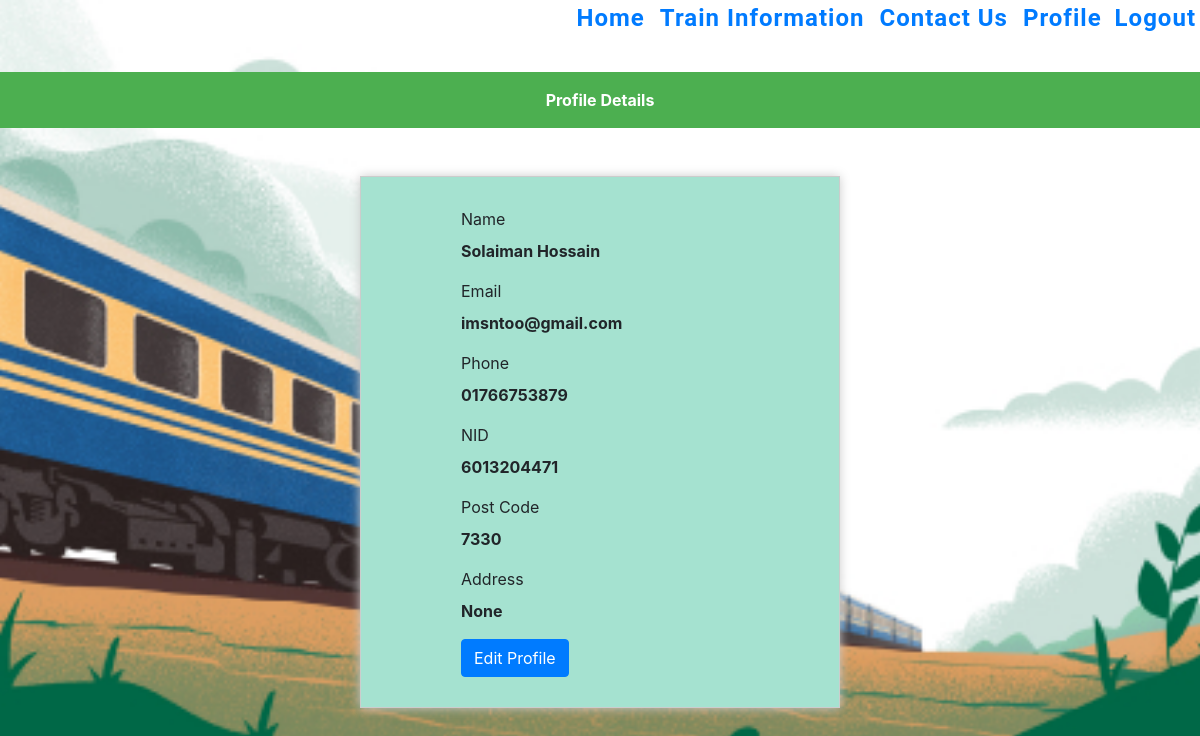
The app's page /profile/imsntoo (signed in), older data.
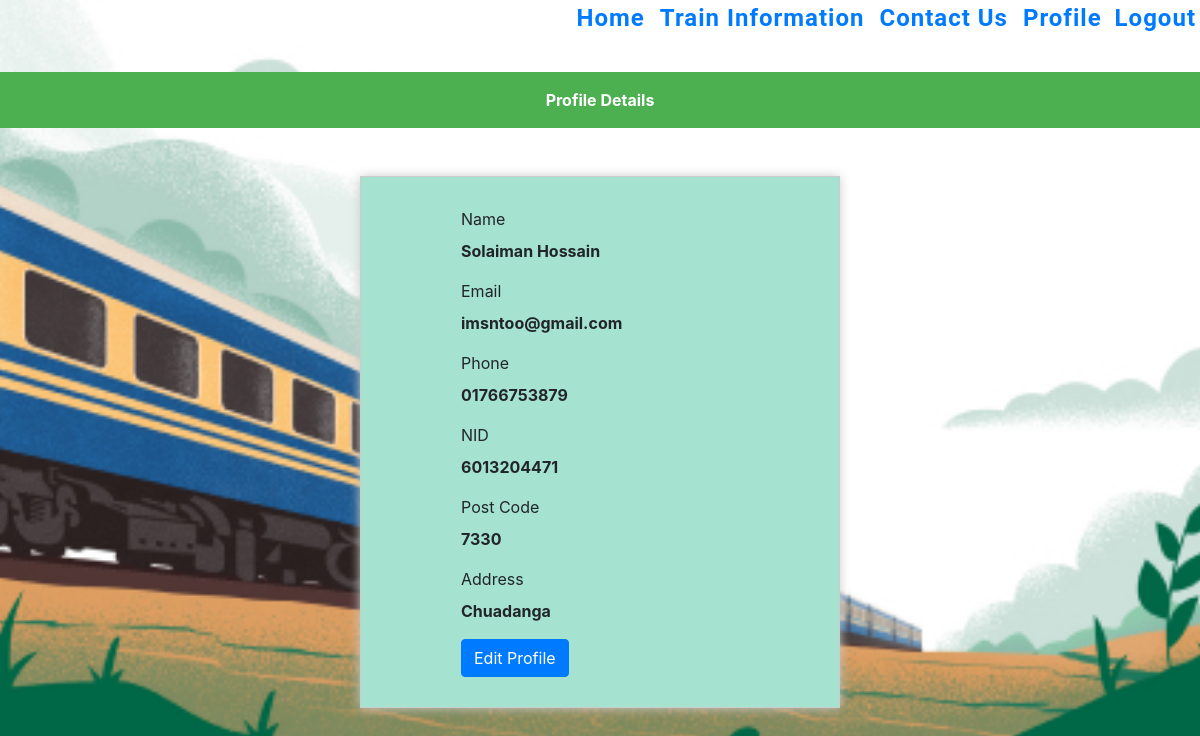
The same page, newer data.
### features/models.py (models this page shows, shortened)
class Profile(models.Model):
    user = models.OneToOneField(User, on_delete=models.CASCADE)
    phone = models.CharField(max_length=11,)
    nid = models.CharField(max_length=10, primary_key=True)
    post_code = models.IntegerField()
    address = models.CharField(max_length=100, null=True)
    class Meta:
        db_table = 'profile'

### features/views.py (the view)
# urls.py: path('profile/<str:username>', views.profile, name='profile'),
@login_required(login_url='login')
def profile(request, username):
    user = User.objects.get(username=request.user)
    profile = Profile.objects.get(user=user)
    context = {
        'profile': profile,
        'user' : user
    }
    return render(request, 'features/profile.html', context)

### features/templates/features/profile.html (shortened to what this page needs)
{% extends 'index.html' %}
{% block content %}
    <header>
            <strong> Profile Details </strong>
    </header>
    <br> <br>
    <div class = "form-profile" >
        <div  >
            <label for=""> Name </label>
            <b><p> {{user.first_name}} {{user.last_name}} </p></b>
        </div>
        <div  >
            <label for=""> Email </label>
            <b><p> {{user.email}}  </p></b>
        </div>
        <div  >
            <label for=""> Phone </label>
            <b><p> {{profile.phone}} </p></b>
        </div>
        <div  >
            <label for=""> NID </label>
            <b><p> {{profile.nid}} </p></b>
        </div>
        <div  >
            <label for=""> Post Code </label>
            <b><p> {{profile.post_code}} </p></b>
        </div>
        <div >
            <label for=""> Address </label>
            <b><p> {{profile.address}} </p></b>
        </div>
        <div> <a href = "{% url  'edit' %}">
            <button type="submit" class="btn btn-primary"> Edit Profile </button>
        </a>
        </div>
    </div>
{% endblock %}

### templates/index.html (shortened to what this page needs)
{% load static %}
<!DOCTYPE html>
<html lang="en">
    <head>
        <link rel="stylesheet" href="{% static 'css/style.css' %}" />
        <link rel="stylesheet" href="https://cdn.jsdelivr.net/npm/bootstrap@4.4.1/dist/css/bootstrap.min.css">
    </head>
    <body class = "bgimage">
        <div class = "nav-div">
            <nav class = "home-Nav" >
                <div class = "navDiv">
                    <a class = "navbutton" href="{% url 'home' %}"> Home </a>
                    <a class = "navbutton" href="{% url 'train' %}"> Train Information </a>
                    <a class = "navbutton" href="{% url 'contact' %}"> Contact Us </a>
                    {% if user.is_authenticated %}
                        <a class="navbutton" href="{% url 'profile' request.user %}">Profile</a>
                        <a class="navbutton" href="{% url 'logout' %}">Logout</a>
                    {% endif %}
                </div>
            </nav>
        </div>
        <br> <br> <br>
        {% block content %}
        {% endblock %}
    </body>
</html>

### static/css/style.css (style rules this page uses)
.bgimage { background-image: url("../image/rail.jpg"); background-size: cover; background-position: center; background-attachment: fixed; }
.nav-div { float: right; font-family: 'Roboto', sans-serif; font-weight: bold; letter-spacing: 1px; }
.navbutton { font-size: 24px; padding: 4px; }
header { background-color: #4CAF50; color: white; text-align: center; padding: 1em; }
.form-profile { width: 40%; margin: 0 auto; padding: 30px; border: 1px solid #ccc; background-color: #a5e2d0; box-shadow: 0 0 10px #ccc; padding-left: 100px; }

Row changes from the older to the newer data that the page shows:
changed Profile id 6013204471: address "None" → "Chuadanga"
